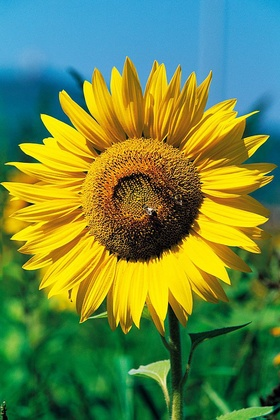
%> input picture Scripts/Intro/myImg.jpg, 280 x 420 px, shrunk from 683 x 1024 before the run
$ octave p7.m   (GNU Octave 9; MATLAB toolbox functions it lacks are replaced by stand-ins)
%> lines starting %> are read from the running program, lines starting %| are printed output that depends on the picture; in (x1, y1, x2, y2) boxes, pixels count from 0 and x2, y2 are one past the last pixel; in counts of white or black regions, pixels touching at a corner belong together; the program's own positions count from 1
clear;      % Clear MATLAB Workspace Memory
close all;  % Close all Figures and Drawings
clc;        % Clear MATLAB Command Window History

%% 1
A = imread('myImg.jpg');
%> A is the input picture: size 420x280x3 uint8; mean R, G, B 105.4, 135.6, 69.7
s = size(A);
%> s = [420 280 3]
midR = round(s(1)/2); midC = round(s(2)/2);
%> after `midR = round(s(1)/2)`: midR = 210
%> after `midC = round(s(2)/2)`: midC = 140
A(1:midR,1:midC,1) = 255;               % red top left
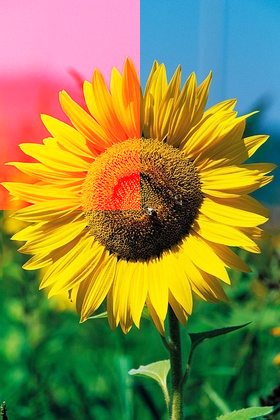
%> A: size 420x280x3 uint8; mean R, G, B 138.5, 135.6, 69.7
A(1:midR,midC+1:end,3) = 255;           % blue top right
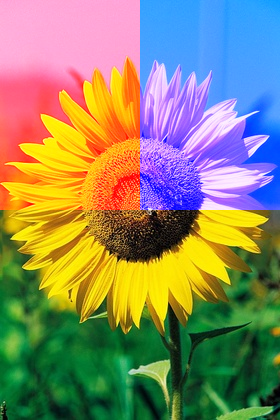
%> A: size 420x280x3 uint8; mean R, G, B 138.5, 135.6, 105.7
A(midR+1:end,1:midC,2) = 255;           % green bottom left
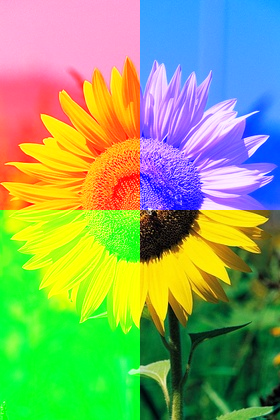
%> A: size 420x280x3 uint8; mean R, G, B 138.5, 166.7, 105.7
A(midR+1:end,midC+1:end,[1 3]) = 255;   % purple bottom right
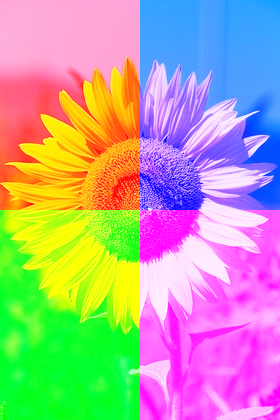
%> A: size 420x280x3 uint8; mean R, G, B 180.1, 166.7, 161.4
figure, imshow(A)


%% 2
A = imread('myImg.jpg');
figure, imshow(A)
s = size(A);
lw = ceil(s(1)/200);
%> lw = 3
tenrows = round(linspace(1,s(1)-lw,11));
tencolumns = round(linspace(1,s(2)-lw,11));
%> tencolumns = [1 29 56 84 111 139 167 194 222 249 277]
B = A;
for i = 1:lw
    B(tenrows+i-1,:,:) = 0;
    B(tenrows+i-1,:,2) = 255;
    B(:,tencolumns+i-1,:) = 0;
    B(:,tencolumns+i-1,2) = 255;
end
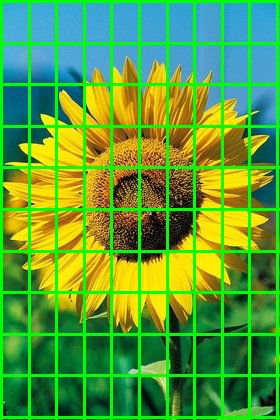
%> B: size 420x280x3 uint8; 18.72% of pixels changed, all inside (x1, y1, x2, y2) = (0, 0, 280, 420)
figure, imshow(B)


%% 3
A = imread('myImg.jpg');
B = shuffle_image(A,4,5);
figure,imshow(A)
figure,imshow(B)


%% 3
function Im = shuffle_image(A,M,N)
%> called with M = 4, N = 5
    if ismatrix(A)          % is a matrix
        A = cat(3,A,A,A);   % make a grey image into rgb
    end
    Rows = floor(size(A,1)/M);
    Columns = floor(size(A,2)/N);
    Im = uint8(zeros(size(A)));
    % Shuffle index
    RP = reshape(randperm(M*N),M,N);
    k = 1;
    for i = 1:M
        for j = 1:N
            T = A((i-1)*Rows + 1 : i*Rows,(j-1)*Columns + 1 : j*Columns,:);    % take current block
            [new_r,new_c] = find(RP == k);
            % position in the new row/column
            Im((new_r-1)*Rows + 1 : new_r*Rows,(new_c-1)*Columns + 1 : new_c*Columns,:) = T;
            k = k + 1;
        end
    end
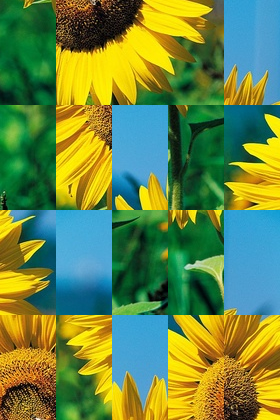
%> Im: size 420x280x3 uint8; mean R, G, B 105.4, 135.6, 69.7; mean of the top-left, top-right, bottom-left and bottom-right quarters 92.8, 104.8, 105.8, 110.8
%> after the loop, k = 21
end
